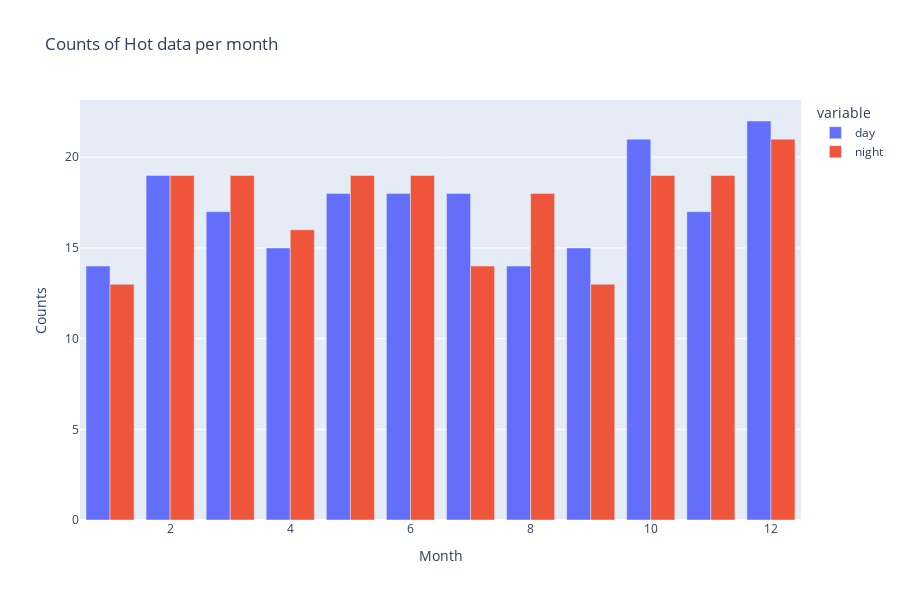

The code cell stored with this chart in its notebook:
### Code cell
px.bar(
    counts_month,
    x=counts_month.index,
    y=counts_month.columns,
    # side by side
    barmode="group",
    title=f"Counts of {station} data per month",
    labels={"value": "Counts"},
    color_discrete_sequence=px.colors.qualitative.Plotly,
).update_layout(xaxis_title="Month", height=600).show()

### Figure 1 — Plotly figure (JSON) as saved in the notebook; plotly's stock layout.template omitted (floating-point values rounded to 4 significant figures)
{"data": [{"alignmentgroup": "True", "hovertemplate": "variable=day<br>month=%{x}<br>Counts=%{y}<extra></extra>", "legendgroup": "day", "marker": {"color": "#636EFA", "pattern": {"shape": ""}}, "name": "day", "offsetgroup": "day", "orientation": "v", "showlegend": true, "textposition": "auto", "type": "bar", "x": [1, 2, 3, 4, 5, 6, 7, 8, 9, 10, 11, 12], "xaxis": "x", "y": [14, 19, 17, 15, 18, 18, 18, 14, 15, 21, 17, 22], "yaxis": "y"}, {"alignmentgroup": "True", "hovertemplate": "variable=night<br>month=%{x}<br>Counts=%{y}<extra></extra>", "legendgroup": "night", "marker": {"color": "#EF553B", "pattern": {"shape": ""}}, "name": "night", "offsetgroup": "night", "orientation": "v", "showlegend": true, "textposition": "auto", "type": "bar", "x": [1, 2, 3, 4, 5, 6, 7, 8, 9, 10, 11, 12], "xaxis": "x", "y": [13, 19, 19, 16, 19, 19, 14, 18, 13, 19, 19, 21], "yaxis": "y"}], "layout": {"barmode": "group", "height": 600, "legend": {"title": {"text": "variable"}, "tracegroupgap": 0}, "title": {"text": "Counts of Hot data per month"}, "xaxis": {"anchor": "y", "domain": [0, 1], "title": {"text": "Month"}}, "yaxis": {"anchor": "x", "domain": [0, 1], "title": {"text": "Counts"}}}}
